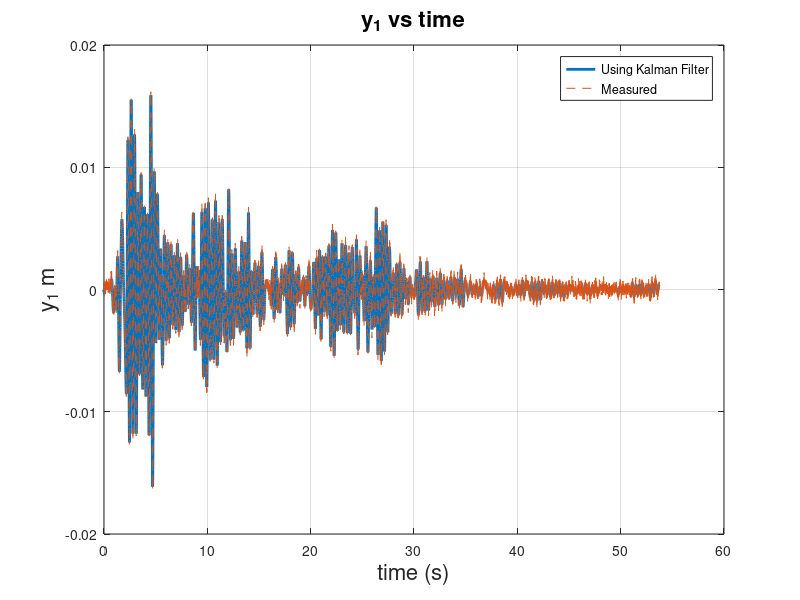

Here is the MATLAB script that generated this plot: (Note: this script raises an error after producing the figure.)
clc
clear
dt=0.005;
M=[10 0;0 10];
k1=10000;k2=10000;
c1=31.76;c2=31.76;
K=[k1+k2 -k2 ;-k2 k2];
C=[c1+c2 -c2;-c2 c2];
z=zeros(2);
I1=eye(2);
Ac=[z I1;
    -M\K -M\C];
Bc=[z;inv(M)];
%Displacement measurements
Cc=[I1 z];
Dc=z;
%Discrete system for displacement measurements
sysc=ss(Ac,Bc,Cc,Dc);
sysd=c2d(sysc,dt,"zoh");
A=sysd.A;B=sysd.B;C=sysd.C;D=sysd.D;
load("HW1_Q2_El_Centro.txt")
load("HW1_Q2_Measurements.txt")
t_el_centro=HW1_Q2_El_Centro(:,1);
ug_el_centro=HW1_Q2_El_Centro(:,2);
t=HW1_Q2_Measurements(:,1);
y1=HW1_Q2_Measurements(:,2);
y2=HW1_Q2_Measurements(:,3);
yd1=HW1_Q2_Measurements(:,4);
yd2=HW1_Q2_Measurements(:,5);
%Interpolating El Centro ground Motion
ug=interp1(t_el_centro,ug_el_centro,t);
Ig=[1;1];
uk=-(M*Ig)*ug';
%Initializing
z_hat_00=[0 0 0 0]';
z_hat(:,1)=z_hat_00;
R=[2.642e-4 0;0 4.251e-4];
y=[y1 y2]';
P_00=10^2*eye(4);
I=eye(4);
P{1}=P_00;
Q=eye(4)*0.0;
%%
for i=1:length(t)-1
    %Prediction zhat k+1,k
    z_hat(:,i+1)=A*z_hat(:,i)+B*uk(:,i);
    %Pk+1,k
    P{i+1}=A*P{i}*A'+Q;
    %Kalman Gain
    kalman_gain=P{i+1}*C'*inv(C*P{i+1}*C'+R);
    Kk{i}=kalman_gain;
    %Updation zhat k+1,k+1
    z_hat(:,i+1)=z_hat(:,i+1)+kalman_gain*(y(:,i+1)-C*z_hat(:,i+1)-D*uk(:,i+1));
    %Pk+1,k+1
    P{i+1}=(I-kalman_gain*C)*P{i+1}*(I-kalman_gain*C)'+kalman_gain*R*kalman_gain';
end
%%
figure(1)
plot(t,z_hat(1,:),"LineWidth",2)
hold on
plot(t,y1,'--')
xlabel('time (s)','FontSize',16)
ylabel('y_1 m','FontSize',16)
box on
grid on
title('y_1 vs time','FontSize',16)
ldg=legend('Using Kalman Filter','Measured');
ldg.FontSize=13;
figure(2)
plot(t,z_hat(2,:),"LineWidth",2)
hold on
plot(t,y2,'--')
xlabel('time (s)','FontSize',16)
ylabel('y_2 m','FontSize',16)
box on
grid on
title('y_2 vs time','FontSize',16)
ldg=legend('Using Kalman Filter','Measured');
ldg.FontSize=13;
figure(3)
plot(t,z_hat(3,:),"LineWidth",1)
xlabel('time (s)','FontSize',16)
ylabel('$\dot y_1$ m/s','Interpreter','latex','FontSize',16)
box on
grid on
title('$\dot y_1$ vs time','Interpreter','latex','FontSize',16)
ldg=legend('Using Kalman Filter');
ldg.FontSize=13;
figure(4)
plot(t,z_hat(3,:),"LineWidth",1)
xlabel('time (s)','FontSize',16)
ylabel('$\dot y_2$ m/s','Interpreter','latex','FontSize',16)
box on
grid on
title('$\dot y_2$ vs time','Interpreter','latex','FontSize',16)
ldg=legend('Using Kalman Filter');
ldg.FontSize=13;